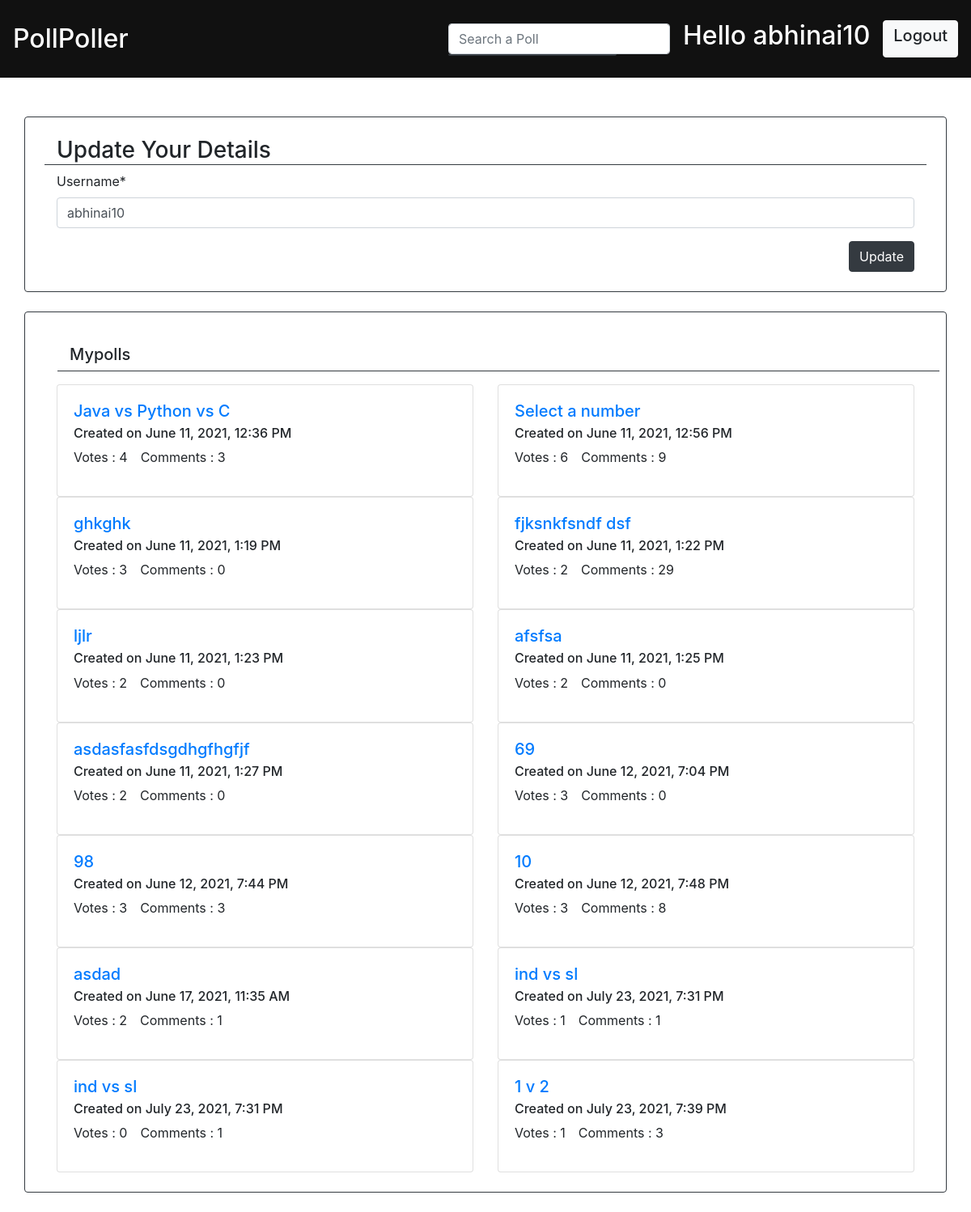
Page /profile/ (signed in) on the committed database.
### polls/models.py (models this page shows, shortened)
class Poll(models.Model):
    title = models.CharField(max_length=50)
    date = models.DateTimeField(default=datetime.now)
    creator = models.ForeignKey(User, on_delete=models.CASCADE)
    likes = models.IntegerField(default=0)

class VotedBy(models.Model):
    poll = models.ForeignKey(Poll, on_delete=models.CASCADE)
    polled_by = models.ForeignKey(User,on_delete=models.CASCADE)
    polledOpt = models.ForeignKey(PollsOptions,on_delete=models.CASCADE)
    date = models.DateTimeField(default=datetime.now)

class CommentBy(models.Model):
    poll = models.ForeignKey(Poll,on_delete=models.CASCADE)
    comment = models.TextField(null=True)
    comment_by = models.ForeignKey(User, on_delete=models.CASCADE)
    date = models.DateTimeField(default=datetime.now)

### users/views.py (the view)
# urls.py: path('profile/',views.profile_view,name='profile')
@login_required(login_url='users:login')
def profile_view(request):
    if request.method == 'POST':
        form = ProfileForm(request.POST, instance=request.user)
        if form.is_valid():
            form.save()
            return redirect('users:profile')
        else:
            userpolls = Poll.objects.filter(creator=request.user)
            polls = []
            for i in range(0, len(userpolls), 2):
                try:
                    polls.append([userpolls[i], userpolls[i+1]])
                except:
                    polls.append([userpolls[i]])
            context = {
                'form': form,
                'polls': polls,
            }
            return  render(request, 'users/profile.html',context)
    else:
        form = ProfileForm(instance=request.user)
    userpolls = Poll.objects.filter(creator = request.user)
    polls = []
    for i in range(0,len(userpolls),2):
        try:
            polls.append([userpolls[i],userpolls[i+1]])
        except:
            polls.append([userpolls[i]])
    context = {
        'form': form,
        'polls':polls,
    }
    return render(request, 'users/profile.html', context)

### users/forms.py
class ProfileForm(forms.ModelForm):
    class Meta:
        model = User
        fields = ['username']

### templates/users/profile.html (shortened to what this page needs)
{% extends 'base.html' %}
{% load crispy_forms_tags %}
{% block content %}
    <div>
        <div class="container border rounded border-dark p-4 mt-5 mb-4">
            <div class="container border-bottom border-dark h3">
                Update Your Details
            </div>
            <div class="container">
                <form action="" method="post">
                    {{form|crispy}}
                    <div class="d-flex justify-content-end">
                        <button type="submit" class="btn btn-dark">Update</button>
                    </div>
                </form>
            </div>
        </div>
        <div class="container border rounded border-dark p-4">
            <div class="container border-bottom border-dark m-3">
                <p class="h5">Mypolls</p>
            </div>
            {% if polls|length %}
                <div class="container">
                    {% for poll in polls %}
                        <div class="row">
                            {% for each in poll %}
                            <div class="col">
                                <div class="card">
                                    <div class="card-body">
                                        <h5 class="card-title">
                                            <a href="{% url 'polls:poll' each.id %}">{{each.title}}</a>
                                        </h5>
                                        <h6 class="card-subtitle mb-2">
                                            Created on {{each.date|date:"F j, Y, g:i A"}}
                                        </h6>
                                        <div class="d-flex">
                                            <p class="mr-3">Votes : {{each.votedby_set.all|length}}</p>
                                            <p>Comments : {{ each.commentby_set.all|length }}</p>
                                        </div>
                                    </div>
                                </div>
                            </div>
                            {% endfor %}
                        </div>
                    {% endfor %}
                </div>
            {% else %}
                <div class="container">
                    No polls yet
                </div>
            {% endif %}
    </div>
{% endblock %}

### templates/base.html (shortened to what this page needs)
{% load static  %}
<html lang="en">
    <head>
        <link rel="stylesheet" href="{% static 'css/base.css' %}">
    </head>
    <body>
        <nav class="navbar navbar-dark sticky-top " style="background-color: #111;">
            <a class="navbar-brand h1 mt-3 " href="{% url 'polls:allpolls' %}">
                <h2>PollPoller</h2>
            </a>
            {% if user.is_authenticated %}
                <div class="d-flex">
                    <div class="mr-3 pt-1">
                        <div class="">
                            <input class="form-control  search-polls" type="search" placeholder="Search a Poll"
                                aria-label="Search">
                            <ul class="list-group suggestions-box border border-dark">
                            </ul>
                        </div>
                    </div>
                    <div class="logged-in-nav ">
                        <h2 class="text-white mr-3">Hello  <a href="{% url 'users:profile' %}" style="color: white;text-decoration: none;">{{user.username}}</a> </h2>
                        <a href="{% url 'users:logout' %}"><button class="btn btn-light">
                                <h5>Logout</h5>
                            </button></a>
                    </div>
                </div>
            {% endif %}
        </nav>
        <div class="mb-4" >
            {% block content %}
            {% endblock %}
        </div>
        <link rel="stylesheet" href="https://stackpath.bootstrapcdn.com/bootstrap/4.4.1/css/bootstrap.min.css"
>
    </body>
</html>

### static/css/base.css (style rules this page uses)
.logged-in-nav { display: flex; direction: ltr; justify-content: flex-end; align-items: stretch }
.suggestions-box { border-radius: 0px 0px 5px 5px !important; position: absolute !important; width: 13rem !important; }
form { padding: 0px; margin: 0px; }
nav { position: relative; }

### rows in the picture
Poll: title "Java vs Python vs C", date "June 11, 2021, 12:36 PM", votedby_set.all|length "4", commentby_set.all|length "3"
Poll: title "Select a number", date "June 11, 2021, 12:56 PM", votedby_set.all|length "6", commentby_set.all|length "9"
Poll: title "ghkghk", date "June 11, 2021, 1:19 PM", votedby_set.all|length "3", commentby_set.all|length "0"
Poll: title "fjksnkfsndf dsf", date "June 11, 2021, 1:22 PM", votedby_set.all|length "2", commentby_set.all|length "29"
Poll: title "ljlr", date "June 11, 2021, 1:23 PM", votedby_set.all|length "2", commentby_set.all|length "0"
Poll: title "afsfsa", date "June 11, 2021, 1:25 PM", votedby_set.all|length "2", commentby_set.all|length "0"
Poll: title "asdasfasfdsgdhgfhgfjf", date "June 11, 2021, 1:27 PM", votedby_set.all|length "2", commentby_set.all|length "0"
Poll: title "69", date "June 12, 2021, 7:04 PM", votedby_set.all|length "3", commentby_set.all|length "0"
Poll: title "98", date "June 12, 2021, 7:44 PM", votedby_set.all|length "3", commentby_set.all|length "3"
Poll: title "10", date "June 12, 2021, 7:48 PM", votedby_set.all|length "3", commentby_set.all|length "8"
Poll: title "asdad", date "June 17, 2021, 11:35 AM", votedby_set.all|length "2", commentby_set.all|length "1"
Poll: title "ind vs sl", date "July 23, 2021, 7:31 PM", votedby_set.all|length "1", commentby_set.all|length "1"
Poll: title "ind vs sl", date "July 23, 2021, 7:31 PM", votedby_set.all|length "0", commentby_set.all|length "1"
Poll: title "1 v 2", date "July 23, 2021, 7:39 PM", votedby_set.all|length "1", commentby_set.all|length "3"

### other values in the picture
{{ user.username }} "abhinai10"
